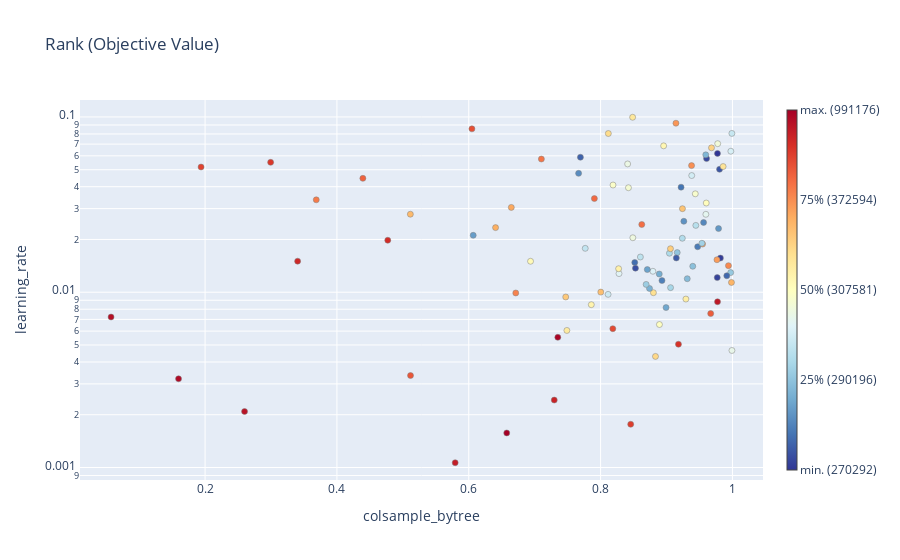

Write notebook code for a chart like this one.
### Code cell
optuna.visualization.plot_rank(study, params=['colsample_bytree', 'learning_rate'])

### Figure 1 — Plotly figure (JSON) as saved in the notebook; plotly's stock layout.template omitted (floating-point values rounded to 4 significant figures)
{"data": [{"hovertemplate": "%{hovertext}<extra></extra>", "hovertext": ["Trial #0<br>n_estimators: 767<br>learning_rate: 0.0015747097478395681<br>max_depth: 6<br>subsample: 0.097876301522088<br>colsample_bytree: 0.6576225020519517<br>min_child_weight: 16<br><b>Objective Value: 991176.2122694021</b>", "Trial #1<br>n_estimators: 58<br>learning_rate: 0.005530058961187191<br>max_depth: 3<br>subsample: 0.5193399160343608<br>colsample_bytree: 0.7350866876470932<br>min_child_weight: 11<br><b>Objective Value: 967606.3880668364</b>", "Trial #2<br>n_estimators: 937<br>learning_rate: 0.003348067119963998<br>max_depth: 1<br>subsample: 0.9701110567959943<br>colsample_bytree: 0.5116555677308053<br>min_child_weight: 14<br><b>Objective Value: 427039.5798937887</b>", "Trial #3<br>n_estimators: 305<br>learning_rate: 0.052771720083684116<br>max_depth: 1<br>subsample: 0.4206951473115537<br>colsample_bytree: 0.9379881397083131<br>min_child_weight: 7<br><b>Objective Value: 371266.45843115204</b>", "Trial #4<br>n_estimators: 229<br>learning_rate: 0.05507908907943347<br>max_depth: 4<br>subsample: 0.27140677840498123<br>colsample_bytree: 0.2994858850906477<br>min_child_weight: 18<br><b>Objective Value: 517270.5708360195</b>", "Trial #5<br>n_estimators: 334<br>learning_rate: 0.05179480274232127<br>max_depth: 10<br>subsample: 0.5377713403448408<br>colsample_bytree: 0.193909818562013<br>min_child_weight: 11<br><b>Objective Value: 457600.4785679549</b>", "Trial #6<br>n_estimators: 640<br>learning_rate: 0.0017643922352214994<br>max_depth: 5<br>subsample: 0.8371651197168583<br>colsample_bytree: 0.8456817270040443<br>min_child_weight: 15<br><b>Objective Value: 504397.7296297001</b>", "Trial #7<br>n_estimators: 364<br>learning_rate: 0.00320751776396155<br>max_depth: 6<br>subsample: 0.6819308098264235<br>colsample_bytree: 0.15975372455442<br>min_child_weight: 6<br><b>Objective Value: 957862.4322305212</b>", "Trial #8<br>n_estimators: 220<br>learning_rate: 0.006194307321913093<br>max_depth: 3<br>subsample: 0.767147953205339<br>colsample_bytree: 0.818526866331361<br>min_child_weight: 3<br><b>Objective Value: 429398.49869690544</b>", "Trial #9<br>n_estimators: 651<br>learning_rate: 0.00208677528307827<br>max_depth: 10<br>subsample: 0.817867757115086<br>colsample_bytree: 0.25988778558627673<br>min_child_weight: 20<br><b>Objective Value: 768067.2325432556</b>", "Trial #10<br>n_estimators: 65<br>learning_rate: 0.019798335142557497<br>max_depth: 1<br>subsample: 0.338519991617988<br>colsample_bytree: 0.47715862154578037<br>min_child_weight: 7<br><b>Objective Value: 641169.4154013235</b>", "Trial #11<br>n_estimators: 961<br>learning_rate: 0.014178186362282089<br>max_depth: 1<br>subsample: 0.9523700822522161<br>colsample_bytree: 0.9939678847177081<br>min_child_weight: 13<br><b>Objective Value: 376577.08912284684</b>", "Trial #12<br>n_estimators: 482<br>learning_rate: 0.018826937152783756<br>max_depth: 1<br>subsample: 0.4571967552145146<br>colsample_bytree: 0.9546677134697086<br>min_child_weight: 8<br><b>Objective Value: 365079.61418260046</b>", "Trial #13<br>n_estimators: 439<br>learning_rate: 0.02997242324710802<br>max_depth: 8<br>subsample: 0.4142508597330893<br>colsample_bytree: 0.9241566761968965<br>min_child_weight: 7<br><b>Objective Value: 341666.45478047227</b>", "Trial #14<br>n_estimators: 482<br>learning_rate: 0.02336985828800374<br>max_depth: 7<br>subsample: 0.19089227313150542<br>colsample_bytree: 0.6406745520216072<br>min_child_weight: 1<br><b>Objective Value: 350991.61970825394</b>", "Trial #15<br>n_estimators: 502<br>learning_rate: 0.03047653024623378<br>max_depth: 8<br>subsample: 0.12164385499855246<br>colsample_bytree: 0.6645587568033247<br>min_child_weight: 1<br><b>Objective Value: 353483.4977039164</b>", "Trial #16<br>n_estimators: 622<br>learning_rate: 0.033666958026211655<br>max_depth: 8<br>subsample: 0.20847692874348958<br>colsample_bytree: 0.3686644493882886<br>min_child_weight: 3<br><b>Objective Value: 378666.75498589984</b>", "Trial #17<br>n_estimators: 784<br>learning_rate: 0.0855139528241876<br>max_depth: 8<br>subsample: 0.22188023389585648<br>colsample_bytree: 0.6047784162218129<br>min_child_weight: 4<br><b>Objective Value: 428600.75330217776</b>", "Trial #18<br>n_estimators: 420<br>learning_rate: 0.009725482940255808<br>max_depth: 7<br>subsample: 0.6181725148593529<br>colsample_bytree: 0.8113872026823736<br>min_child_weight: 1<br><b>Objective Value: 298588.32660519716</b>", "Trial #19<br>n_estimators: 404<br>learning_rate: 0.012775651955040953<br>max_depth: 9<br>subsample: 0.6583142979681862<br>colsample_bytree: 0.8279296458764754<br>min_child_weight: 5<br><b>Objective Value: 299042.99145767535</b>", "Trial #20<br>n_estimators: 222<br>learning_rate: 0.010016135873957837<br>max_depth: 9<br>subsample: 0.6616203483148676<br>colsample_bytree: 0.8002858428057222<br>min_child_weight: 5<br><b>Objective Value: 344979.0776388899</b>", "Trial #21<br>n_estimators: 439<br>learning_rate: 0.009936533162881145<br>max_depth: 7<br>subsample: 0.625445082781176<br>colsample_bytree: 0.8801182554563154<br>min_child_weight: 9<br><b>Objective Value: 327690.08189804887</b>", "Trial #22<br>n_estimators: 408<br>learning_rate: 0.009393285461515546<br>max_depth: 7<br>subsample: 0.6239627040705646<br>colsample_bytree: 0.7470984620868367<br>min_child_weight: 9<br><b>Objective Value: 340079.2146918512</b>", "Trial #23<br>n_estimators: 557<br>learning_rate: 0.010511175974605826<br>max_depth: 9<br>subsample: 0.599173360043191<br>colsample_bytree: 0.8741874749194374<br>min_child_weight: 2<br><b>Objective Value: 284926.7862693686</b>", "Trial #24<br>n_estimators: 556<br>learning_rate: 0.006052205015940405<br>max_depth: 9<br>subsample: 0.7206631846553148<br>colsample_bytree: 0.748869193533001<br>min_child_weight: 2<br><b>Objective Value: 315829.6284177592</b>", "Trial #25<br>n_estimators: 693<br>learning_rate: 0.01316771530574905<br>max_depth: 9<br>subsample: 0.5587048761176324<br>colsample_bytree: 0.8793477210154363<br>min_child_weight: 4<br><b>Objective Value: 298731.6268115444</b>", "Trial #26<br>n_estimators: 755<br>learning_rate: 0.0010647437615680128<br>max_depth: 10<br>subsample: 0.5294468322178767<br>colsample_bytree: 0.5793999761834137<br>min_child_weight: 3<br><b>Objective Value: 723103.9218672968</b>", "Trial #27<br>n_estimators: 575<br>learning_rate: 0.004303596003483651<br>max_depth: 9<br>subsample: 0.58387487005674<br>colsample_bytree: 0.8832541836361401<br>min_child_weight: 1<br><b>Objective Value: 328059.268750996</b>", "Trial #28<br>n_estimators: 704<br>learning_rate: 0.00722133514132744<br>max_depth: 7<br>subsample: 0.36249442437953855<br>colsample_bytree: 0.057362758571058936<br>min_child_weight: 4<br><b>Objective Value: 932212.395475336</b>", "Trial #29<br>n_estimators: 846<br>learning_rate: 0.015018616654259595<br>max_depth: 5<br>subsample: 0.4932881898706438<br>colsample_bytree: 0.6937206964526362<br>min_child_weight: 2<br><b>Objective Value: 308315.18672839936</b>", "Trial #30<br>n_estimators: 826<br>learning_rate: 0.00848870230404822<br>max_depth: 6<br>subsample: 0.5800844851984811<br>colsample_bytree: 0.7859032882121675<br>min_child_weight: 5<br><b>Objective Value: 312040.269083578</b>", "Trial #31<br>n_estimators: 563<br>learning_rate: 0.012945069893578007<br>max_depth: 9<br>subsample: 0.7319990164020926<br>colsample_bytree: 0.9973535521002292<br>min_child_weight: 5<br><b>Objective Value: 291337.79006914544</b>", "Trial #32<br>n_estimators: 554<br>learning_rate: 0.012412693647244826<br>max_depth: 9<br>subsample: 0.7472859412820001<br>colsample_bytree: 0.9914377891521898<br>min_child_weight: 2<br><b>Objective Value: 275257.77608150814</b>", "Trial #33<br>n_estimators: 586<br>learning_rate: 0.004652670085847571<br>max_depth: 10<br>subsample: 0.8926792710475189<br>colsample_bytree: 0.9992652515084917<br>min_child_weight: 2<br><b>Objective Value: 299712.0940093663</b>", "Trial #34<br>n_estimators: 530<br>learning_rate: 0.016837805929797316<br>max_depth: 8<br>subsample: 0.7449732261944209<br>colsample_bytree: 0.9162391766950476<br>min_child_weight: 1<br><b>Objective Value: 290355.7004190787</b>", "Trial #35<br>n_estimators: 530<br>learning_rate: 0.018172545153524993<br>max_depth: 8<br>subsample: 0.7307412884471196<br>colsample_bytree: 0.9472302080321188<br>min_child_weight: 2<br><b>Objective Value: 277515.6157402743</b>", "Trial #36<br>n_estimators: 513<br>learning_rate: 0.020315446065176403<br>max_depth: 8<br>subsample: 0.8207772478954257<br>colsample_bytree: 0.9239802258123772<br>min_child_weight: 3<br><b>Objective Value: 296312.42571053875</b>", "Trial #37<br>n_estimators: 674<br>learning_rate: 0.02539832131671421<br>max_depth: 10<br>subsample: 0.7783876775096477<br>colsample_bytree: 0.9262731212630596<br>min_child_weight: 2<br><b>Objective Value: 280452.93634444854</b>", "Trial #38<br>n_estimators: 699<br>learning_rate: 0.036431562431461256<br>max_depth: 10<br>subsample: 0.8687009851559817<br>colsample_bytree: 0.9436489399905371<br>min_child_weight: 6<br><b>Objective Value: 307295.3685835568</b>", "Trial #39<br>n_estimators: 909<br>learning_rate: 0.04464536831775226<br>max_depth: 10<br>subsample: 0.7812135295394742<br>colsample_bytree: 0.43936990795454056<br>min_child_weight: 12<br><b>Objective Value: 406798.3023617536</b>", "Trial #40<br>n_estimators: 617<br>learning_rate: 0.024344160262881425<br>max_depth: 9<br>subsample: 0.9926009965267614<br>colsample_bytree: 0.8624781993176509<br>min_child_weight: 17<br><b>Objective Value: 387887.9176804833</b>", "Trial #41<br>n_estimators: 534<br>learning_rate: 0.015684102399832076<br>max_depth: 8<br>subsample: 0.7223910708375313<br>colsample_bytree: 0.9148501256444609<br>min_child_weight: 2<br><b>Objective Value: 274497.7952707665</b>", "Trial #42<br>n_estimators: 670<br>learning_rate: 0.025000716602826913<br>max_depth: 10<br>subsample: 0.6999877783778806<br>colsample_bytree: 0.9562366888236147<br>min_child_weight: 2<br><b>Objective Value: 277867.4255822706</b>", "Trial #43<br>n_estimators: 668<br>learning_rate: 0.024063289410580745<br>max_depth: 10<br>subsample: 0.7092480745304313<br>colsample_bytree: 0.9444444187311857<br>min_child_weight: 4<br><b>Objective Value: 296635.0369963813</b>", "Trial #44<br>n_estimators: 744<br>learning_rate: 0.07039038889925461<br>max_depth: 10<br>subsample: 0.7849457934713447<br>colsample_bytree: 0.9776213238581749<br>min_child_weight: 3<br><b>Objective Value: 304560.93577009405</b>", "Trial #45<br>n_estimators: 301<br>learning_rate: 0.03974830700412043<br>max_depth: 4<br>subsample: 0.9296884783275827<br>colsample_bytree: 0.9220712004014767<br>min_child_weight: 2<br><b>Objective Value: 276898.51350169344</b>", "Trial #46<br>n_estimators: 88<br>learning_rate: 0.04766352769468869<br>max_depth: 3<br>subsample: 0.938767683609711<br>colsample_bytree: 0.7666264391865456<br>min_child_weight: 2<br><b>Objective Value: 277929.65022807993</b>", "Trial #47<br>n_estimators: 298<br>learning_rate: 0.05754334751825591<br>max_depth: 4<br>subsample: 0.9144363160566588<br>colsample_bytree: 0.7101689183265032<br>min_child_weight: 20<br><b>Objective Value: 387433.57137493975</b>", "Trial #48<br>n_estimators: 149<br>learning_rate: 0.039467070037816764<br>max_depth: 4<br>subsample: 0.8499053441875789<br>colsample_bytree: 0.8422455495823975<br>min_child_weight: 6<br><b>Objective Value: 304641.97837331274</b>", "Trial #49<br>n_estimators: 463<br>learning_rate: 0.016689937186009356<br>max_depth: 6<br>subsample: 0.808193867209028<br>colsample_bytree: 0.9044189128183897<br>min_child_weight: 4<br><b>Objective Value: 296129.65102130576</b>", "Trial #50<br>n_estimators: 291<br>learning_rate: 0.027838206291082062<br>max_depth: 2<br>subsample: 0.6862601035902712<br>colsample_bytree: 0.9596904594758772<br>min_child_weight: 1<br><b>Objective Value: 299230.5957550863</b>", "Trial #51<br>n_estimators: 108<br>learning_rate: 0.058908532372820725<br>max_depth: 3<br>subsample: 0.9434758098588533<br>colsample_bytree: 0.7693936951145406<br>min_child_weight: 2<br><b>Objective Value: 275158.90359793504</b>", "Trial #52<br>n_estimators: 358<br>learning_rate: 0.06666819726091706<br>max_depth: 2<br>subsample: 0.8894716836532949<br>colsample_bytree: 0.9682209834156779<br>min_child_weight: 3<br><b>Objective Value: 331002.3123041739</b>", "Trial #53<br>n_estimators: 148<br>learning_rate: 0.09211450344302648<br>max_depth: 5<br>subsample: 0.9528970872157627<br>colsample_bytree: 0.9143029580629253<br>min_child_weight: 14<br><b>Objective Value: 369050.01442677487</b>", "Trial #54<br>n_estimators: 251<br>learning_rate: 0.020452192791982148<br>max_depth: 3<br>subsample: 0.9213151729847985<br>colsample_bytree: 0.8489045655995282<br>min_child_weight: 3<br><b>Objective Value: 301930.6586735247</b>", "Trial #55<br>n_estimators: 622<br>learning_rate: 0.04089145644220214<br>max_depth: 2<br>subsample: 0.9821671692669844<br>colsample_bytree: 0.8188605225930284<br>min_child_weight: 1<br><b>Objective Value: 307355.29496083903</b>", "Trial #56<br>n_estimators: 143<br>learning_rate: 0.05786000603512397<br>max_depth: 3<br>subsample: 0.8557992767162631<br>colsample_bytree: 0.9607612996012228<br>min_child_weight: 2<br><b>Objective Value: 273149.9128264799</b>", "Trial #57<br>n_estimators: 162<br>learning_rate: 0.06841325297884324<br>max_depth: 3<br>subsample: 0.8650352251387403<br>colsample_bytree: 0.895626391237767<br>min_child_weight: 4<br><b>Objective Value: 309493.6521632684</b>", "Trial #58<br>n_estimators: 95<br>learning_rate: 0.08056482217174457<br>max_depth: 4<br>subsample: 0.8422798023540168<br>colsample_bytree: 0.999164816278818<br>min_child_weight: 3<br><b>Objective Value: 298386.9986106561</b>", "Trial #59<br>n_estimators: 192<br>learning_rate: 0.053937450520917<br>max_depth: 4<br>subsample: 0.8979220906548656<br>colsample_bytree: 0.8410267371520366<br>min_child_weight: 5<br><b>Objective Value: 300548.9533628769</b>", "Trial #60<br>n_estimators: 61<br>learning_rate: 0.03422882039385029<br>max_depth: 3<br>subsample: 0.7498233898971235<br>colsample_bytree: 0.7905642979797429<br>min_child_weight: 10<br><b>Objective Value: 392032.44745411613</b>", "Trial #61<br>n_estimators: 378<br>learning_rate: 0.03227644136632952<br>max_depth: 2<br>subsample: 0.6835485449979386<br>colsample_bytree: 0.960264301059156<br>min_child_weight: 2<br><b>Objective Value: 307801.92919397226</b>", "Trial #62<br>n_estimators: 468<br>learning_rate: 0.06079211829640183<br>max_depth: 5<br>subsample: 0.8077864346472226<br>colsample_bytree: 0.9595512293405737<br>min_child_weight: 1<br><b>Objective Value: 286079.1897737414</b>", "Trial #63<br>n_estimators: 113<br>learning_rate: 0.017709102647134607<br>max_depth: 8<br>subsample: 0.6454419298871065<br>colsample_bytree: 0.9060141818468257<br>min_child_weight: 2<br><b>Objective Value: 332868.01893634617</b>", "Trial #64<br>n_estimators: 250<br>learning_rate: 0.011080751597149614<br>max_depth: 3<br>subsample: 0.7594917938046228<br>colsample_bytree: 0.8690791377762517<br>min_child_weight: 2<br><b>Objective Value: 292532.38189446076</b>", "Trial #65<br>n_estimators: 525<br>learning_rate: 0.04632095818267243<br>max_depth: 9<br>subsample: 0.707235930235366<br>colsample_bytree: 0.9382372685456845<br>min_child_weight: 1<br><b>Objective Value: 298658.4111805696</b>", "Trial #66<br>n_estimators: 597<br>learning_rate: 0.027869175990688944<br>max_depth: 7<br>subsample: 0.951819961433146<br>colsample_bytree: 0.5113939490401362<br>min_child_weight: 6<br><b>Objective Value: 346527.09973739565</b>", "Trial #67<br>n_estimators: 180<br>learning_rate: 0.007555540352031651<br>max_depth: 6<br>subsample: 0.8717276947480823<br>colsample_bytree: 0.967009223726897<br>min_child_weight: 3<br><b>Objective Value: 410800.068801521</b>", "Trial #68<br>n_estimators: 129<br>learning_rate: 0.015041245544878153<br>max_depth: 8<br>subsample: 0.8352248523149839<br>colsample_bytree: 0.34040288481287<br>min_child_weight: 4<br><b>Objective Value: 647323.2793650747</b>", "Trial #69<br>n_estimators: 494<br>learning_rate: 0.021121107366727548<br>max_depth: 3<br>subsample: 0.8037761931046817<br>colsample_bytree: 0.606763574595717<br>min_child_weight: 2<br><b>Objective Value: 281386.739771793</b>", "Trial #70<br>n_estimators: 431<br>learning_rate: 0.011656140509026405<br>max_depth: 5<br>subsample: 0.6611926904796707<br>colsample_bytree: 0.8931194910455122<br>min_child_weight: 1<br><b>Objective Value: 277771.76538764697</b>", "Trial #71<br>n_estimators: 320<br>learning_rate: 0.013469724396425149<br>max_depth: 5<br>subsample: 0.6499668431976147<br>colsample_bytree: 0.870865434655096<br>min_child_weight: 1<br><b>Objective Value: 282321.38118184323</b>", "Trial #72<br>n_estimators: 383<br>learning_rate: 0.011944078393653263<br>max_depth: 4<br>subsample: 0.7130350350258944<br>colsample_bytree: 0.9314484830485289<br>min_child_weight: 3<br><b>Objective Value: 288919.31162420893</b>", "Trial #73<br>n_estimators: 445<br>learning_rate: 0.008173281531424407<br>max_depth: 4<br>subsample: 0.608583060692273<br>colsample_bytree: 0.8992682376209838<br>min_child_weight: 2<br><b>Objective Value: 282477.63705467957</b>", "Trial #74<br>n_estimators: 545<br>learning_rate: 0.015664659062925718<br>max_depth: 4<br>subsample: 0.6705684320796932<br>colsample_bytree: 0.981748901225078<br>min_child_weight: 1<br><b>Objective Value: 272037.72343176877</b>", "Trial #75<br>n_estimators: 531<br>learning_rate: 0.015324494372434255<br>max_depth: 4<br>subsample: 0.054826663132496345<br>colsample_bytree: 0.9765131660692343<br>min_child_weight: 1<br><b>Objective Value: 365250.71848725586</b>", "Trial #76<br>n_estimators: 539<br>learning_rate: 0.011372680140325568<br>max_depth: 5<br>subsample: 0.7362922824219973<br>colsample_bytree: 0.9985138365858787<br>min_child_weight: 19<br><b>Objective Value: 348576.1129691935</b>", "Trial #77<br>n_estimators: 419<br>learning_rate: 0.08046769181985712<br>max_depth: 4<br>subsample: 0.5154352958951265<br>colsample_bytree: 0.8117480000612605<br>min_child_weight: 1<br><b>Objective Value: 327760.41005420225</b>", "Trial #78<br>n_estimators: 504<br>learning_rate: 0.006542860018512191<br>max_depth: 5<br>subsample: 0.572919069401166<br>colsample_bytree: 0.889244194170689<br>min_child_weight: 4<br><b>Objective Value: 307360.4133943743</b>", "Trial #79<br>n_estimators: 343<br>learning_rate: 0.017799041769245655<br>max_depth: 3<br>subsample: 0.6708678624357037<br>colsample_bytree: 0.776705645433453<br>min_child_weight: 3<br><b>Objective Value: 297398.4887989046</b>", "Trial #80<br>n_estimators: 597<br>learning_rate: 0.009140366210272768<br>max_depth: 5<br>subsample: 0.6332377204988515<br>colsample_bytree: 0.9293669696138013<br>min_child_weight: 7<br><b>Objective Value: 314562.76315447537</b>", "Trial #81<br>n_estimators: 652<br>learning_rate: 0.023081997289330084<br>max_depth: 8<br>subsample: 0.6752728257339392<br>colsample_bytree: 0.978922840323674<br>min_child_weight: 2<br><b>Objective Value: 281097.19050791336</b>", "Trial #82<br>n_estimators: 556<br>learning_rate: 0.019023827631761487<br>max_depth: 9<br>subsample: 0.7778172593798017<br>colsample_bytree: 0.9536951689679063<br>min_child_weight: 1<br><b>Objective Value: 293804.47476819635</b>", "Trial #83<br>n_estimators: 261<br>learning_rate: 0.014782694710634744<br>max_depth: 4<br>subsample: 0.6962125526450589<br>colsample_bytree: 0.8518303402370606<br>min_child_weight: 2<br><b>Objective Value: 275740.20227306656</b>", "Trial #84<br>n_estimators: 267<br>learning_rate: 0.01372099808298194<br>max_depth: 4<br>subsample: 0.7320389714765959<br>colsample_bytree: 0.8528850582325891<br>min_child_weight: 2<br><b>Objective Value: 273350.3524637593</b>", "Trial #85<br>n_estimators: 276<br>learning_rate: 0.0024257148914254554<br>max_depth: 4<br>subsample: 0.9972935433854189<br>colsample_bytree: 0.7296866768947368<br>min_child_weight: 3<br><b>Objective Value: 687454.2321697995</b>", "Trial #86<br>n_estimators: 202<br>learning_rate: 0.09958419934680698<br>max_depth: 3<br>subsample: 0.7332325648282163<br>colsample_bytree: 0.8485962644614095<br>min_child_weight: 5<br><b>Objective Value: 318586.97781114967</b>", "Trial #87<br>n_estimators: 232<br>learning_rate: 0.013619582024204166<br>max_depth: 2<br>subsample: 0.9296929540478228<br>colsample_bytree: 0.8273352220227105<br>min_child_weight: 2<br><b>Objective Value: 312668.4110167654</b>", "Trial #88<br>n_estimators: 279<br>learning_rate: 0.015883278593836682<br>max_depth: 3<br>subsample: 0.7947515125217174<br>colsample_bytree: 0.8603701667373408<br>min_child_weight: 3<br><b>Objective Value: 296769.94755700603</b>", "Trial #89<br>n_estimators: 210<br>learning_rate: 0.009903492102274194<br>max_depth: 4<br>subsample: 0.9642829236192442<br>colsample_bytree: 0.6713260428132333<br>min_child_weight: 4<br><b>Objective Value: 378372.16975080245</b>", "Trial #90<br>n_estimators: 174<br>learning_rate: 0.005049522721076768<br>max_depth: 4<br>subsample: 0.7563688667238182<br>colsample_bytree: 0.918120490261767<br>min_child_weight: 16<br><b>Objective Value: 569741.6744239106</b>", "Trial #91<br>n_estimators: 317<br>learning_rate: 0.012704040966153605<br>max_depth: 6<br>subsample: 0.6945716988240076<br>colsample_bytree: 0.8889852466535264<br>min_child_weight: 1<br><b>Objective Value: 284555.68107195455</b>", "Trial #92<br>n_estimators: 464<br>learning_rate: 0.014064666331277786<br>max_depth: 4<br>subsample: 0.4431965556986735<br>colsample_bytree: 0.9397995367825995<br>min_child_weight: 2<br><b>Objective Value: 289717.3889813304</b>", "Trial #93<br>n_estimators: 241<br>learning_rate: 0.010622664630583744<br>max_depth: 5<br>subsample: 0.7193739825729428<br>colsample_bytree: 0.9061210994878803<br>min_child_weight: 1<br><b>Objective Value: 295939.60560885386</b>", "Trial #94<br>n_estimators: 266<br>learning_rate: 0.012115254452103034<br>max_depth: 3<br>subsample: 0.8318866284387427<br>colsample_bytree: 0.9769807658251113<br>min_child_weight: 2<br><b>Objective Value: 272508.44364530296</b>", "Trial #95<br>n_estimators: 88<br>learning_rate: 0.050280444803760704<br>max_depth: 3<br>subsample: 0.9054105733250496<br>colsample_bytree: 0.9804444539308715<br>min_child_weight: 2<br><b>Objective Value: 273404.9996643722</b>", "Trial #96<br>n_estimators: 85<br>learning_rate: 0.052115982854552545<br>max_depth: 2<br>subsample: 0.9059937987214814<br>colsample_bytree: 0.9858799346592287<br>min_child_weight: 3<br><b>Objective Value: 322438.1442171146</b>", "Trial #97<br>n_estimators: 109<br>learning_rate: 0.0619445135373586<br>max_depth: 3<br>subsample: 0.8268357742748957<br>colsample_bytree: 0.9772905378964677<br>min_child_weight: 2<br><b>Objective Value: 270292.19721425517</b>", "Trial #98<br>n_estimators: 52<br>learning_rate: 0.008824891528542997<br>max_depth: 3<br>subsample: 0.8746194459849459<br>colsample_bytree: 0.9773902107867938<br>min_child_weight: 2<br><b>Objective Value: 758791.7451984605</b>", "Trial #99<br>n_estimators: 123<br>learning_rate: 0.06375179548303568<br>max_depth: 3<br>subsample: 0.8213812696792638<br>colsample_bytree: 0.9975863054051007<br>min_child_weight: 3<br><b>Objective Value: 298713.3587878701</b>"], "marker": {"color": ["rgb(165.0, 0.0, 38.0)", "rgb(170.0, 5.0, 38.0)", "rgb(233.0, 86.0, 56.0)", "rgb(249.0, 143.0, 83.0)", "rgb(218.0, 55.0, 42.0)", "rgb(224.0, 67.0, 48.0)", "rgb(221.0, 61.0, 45.0)", "rgb(175.0, 10.0, 38.0)", "rgb(227.0, 73.0, 51.0)", "rgb(185.0, 19.0, 38.0)", "rgb(210.0, 44.0, 39.0)", "rgb(248.0, 137.0, 80.0)", "rgb(251.0, 163.0, 92.0)", "rgb(253.0, 196.0, 117.0)", "rgb(253.0, 176.0, 98.0)", "rgb(252.0, 169.0, 95.0)", "rgb(246.0, 123.0, 74.0)", "rgb(230.0, 79.0, 53.0)", "rgb(205.0, 234.0, 243.0)", "rgb(225.0, 243.0, 246.0)", "rgb(253.0, 191.0, 113.0)", "rgb(254.0, 225.0, 146.0)", "rgb(254.0, 201.0, 122.0)", "rgb(123.0, 178.0, 212.0)", "rgb(254.0, 235.0, 160.0)", "rgb(221.0, 241.0, 247.0)", "rgb(195.0, 29.0, 39.0)", "rgb(254.0, 216.0, 136.0)", "rgb(180.0, 15.0, 38.0)", "rgb(255.0, 250.0, 184.0)", "rgb(255.0, 244.0, 174.0)", "rgb(150.0, 201.0, 224.0)", "rgb(65.0, 105.0, 174.0)", "rgb(232.0, 246.0, 234.0)", "rgb(145.0, 196.0, 222.0)", "rgb(74.0, 123.0, 183.0)", "rgb(178.0, 220.0, 235.0)", "rgb(93.0, 146.0, 195.0)", "rgb(247.0, 252.0, 205.0)", "rgb(239.0, 98.0, 62.0)", "rgb(244.0, 110.0, 68.0)", "rgb(61.0, 92.0, 168.0)", "rgb(84.0, 135.0, 189.0)", "rgb(183.0, 223.0, 236.0)", "rgb(241.0, 250.0, 217.0)", "rgb(69.0, 118.0, 180.0)", "rgb(88.0, 140.0, 192.0)", "rgb(245.0, 117.0, 71.0)", "rgb(244.0, 251.0, 211.0)", "rgb(173.0, 218.0, 233.0)", "rgb(228.0, 245.0, 240.0)", "rgb(63.0, 99.0, 171.0)", "rgb(254.0, 211.0, 132.0)", "rgb(250.0, 150.0, 86.0)", "rgb(238.0, 248.0, 223.0)", "rgb(250.0, 253.0, 200.0)", "rgb(55.0, 73.0, 158.0)", "rgb(255.0, 247.0, 179.0)", "rgb(199.0, 231.0, 241.0)", "rgb(235.0, 247.0, 228.0)", "rgb(242.0, 104.0, 65.0)", "rgb(255.0, 253.0, 189.0)", "rgb(128.0, 183.0, 214.0)", "rgb(254.0, 206.0, 127.0)", "rgb(156.0, 205.0, 226.0)", "rgb(210.0, 236.0, 244.0)", "rgb(253.0, 186.0, 108.0)", "rgb(236.0, 92.0, 59.0)", "rgb(205.0, 39.0, 39.0)", "rgb(103.0, 157.0, 201.0)", "rgb(79.0, 129.0, 186.0)", "rgb(107.0, 163.0, 204.0)", "rgb(134.0, 187.0, 217.0)", "rgb(112.0, 168.0, 207.0)", "rgb(51.0, 60.0, 152.0)", "rgb(251.0, 156.0, 89.0)", "rgb(253.0, 181.0, 103.0)", "rgb(254.0, 221.0, 141.0)", "rgb(253.0, 254.0, 194.0)", "rgb(194.0, 228.0, 240.0)", "rgb(254.0, 238.0, 165.0)", "rgb(98.0, 152.0, 198.0)", "rgb(162.0, 209.0, 229.0)", "rgb(67.0, 111.0, 177.0)", "rgb(57.0, 79.0, 162.0)", "rgb(200.0, 34.0, 39.0)", "rgb(254.0, 232.0, 155.0)", "rgb(255.0, 241.0, 170.0)", "rgb(189.0, 226.0, 238.0)", "rgb(247.0, 130.0, 77.0)", "rgb(215.0, 49.0, 39.0)", "rgb(117.0, 174.0, 209.0)", "rgb(139.0, 192.0, 219.0)", "rgb(167.0, 214.0, 231.0)", "rgb(53.0, 67.0, 155.0)", "rgb(59.0, 86.0, 165.0)", "rgb(254.0, 228.0, 151.0)", "rgb(49.0, 54.0, 149.0)", "rgb(190.0, 24.0, 39.0)", "rgb(215.0, 239.0, 246.0)"], "line": {"color": "Grey", "width": 0.5}}, "mode": "markers", "showlegend": false, "type": "scatter", "x": [0.6576, 0.7351, 0.5117, 0.938, 0.2995, 0.1939, 0.8457, 0.1598, 0.8185, 0.2599, 0.4772, 0.994, 0.9547, 0.9242, 0.6407, 0.6646, 0.3687, 0.6048, 0.8114, 0.8279, 0.8003, 0.8801, 0.7471, 0.8742, 0.7489, 0.8793, 0.5794, 0.8833, 0.05736, 0.6937, 0.7859, 0.9974, 0.9914, 0.9993, 0.9162, 0.9472, 0.924, 0.9263, 0.9436, 0.4394, 0.8625, 0.9149, 0.9562, 0.9444, 0.9776, 0.9221, 0.7666, 0.7102, 0.8422, 0.9044, 0.9597, 0.7694, 0.9682, 0.9143, 0.8489, 0.8189, 0.9608, 0.8956, 0.9992, 0.841, 0.7906, 0.9603, 0.9596, 0.906, 0.8691, 0.9382, 0.5114, 0.967, 0.3404, 0.6068, 0.8931, 0.8709, 0.9314, 0.8993, 0.9817, 0.9765, 0.9985, 0.8117, 0.8892, 0.7767, 0.9294, 0.9789, 0.9537, 0.8518, 0.8529, 0.7297, 0.8486, 0.8273, 0.8604, 0.6713, 0.9181, 0.889, 0.9398, 0.9061, 0.977, 0.9804, 0.9859, 0.9773, 0.9774, 0.9976], "y": [0.001575, 0.00553, 0.003348, 0.05277, 0.05508, 0.05179, 0.001764, 0.003208, 0.006194, 0.002087, 0.0198, 0.01418, 0.01883, 0.02997, 0.02337, 0.03048, 0.03367, 0.08551, 0.009725, 0.01278, 0.01002, 0.009937, 0.009393, 0.01051, 0.006052, 0.01317, 0.001065, 0.004304, 0.007221, 0.01502, 0.008489, 0.01295, 0.01241, 0.004653, 0.01684, 0.01817, 0.02032, 0.0254, 0.03643, 0.04465, 0.02434, 0.01568, 0.025, 0.02406, 0.07039, 0.03975, 0.04766, 0.05754, 0.03947, 0.01669, 0.02784, 0.05891, 0.06667, 0.09211, 0.02045, 0.04089, 0.05786, 0.06841, 0.08056, 0.05394, 0.03423, 0.03228, 0.06079, 0.01771, 0.01108, 0.04632, 0.02787, 0.007556, 0.01504, 0.02112, 0.01166, 0.01347, 0.01194, 0.008173, 0.01566, 0.01532, 0.01137, 0.08047, 0.006543, 0.0178, 0.00914, 0.02308, 0.01902, 0.01478, 0.01372, 0.002426, 0.09958, 0.01362, 0.01588, 0.009903, 0.00505, 0.0127, 0.01406, 0.01062, 0.01212, 0.05028, 0.05212, 0.06194, 0.008825, 0.06375]}, {"hoverinfo": "none", "marker": {"cmax": 1, "cmin": 0, "colorbar": {"thickness": 10, "ticktext": ["min. (270292)", "25% (290196)", "50% (307581)", "75% (372594)", "max. (991176)"], "tickvals": [0, 0.25, 0.5, 0.75, 1]}, "colorscale": [[0, "rgb(49,54,149)"], [0.1, "rgb(69,117,180)"], [0.2, "rgb(116,173,209)"], [0.3, "rgb(171,217,233)"], [0.4, "rgb(224,243,248)"], [0.5, "rgb(255,255,191)"], [0.6, "rgb(254,224,144)"], [0.7, "rgb(253,174,97)"], [0.8, "rgb(244,109,67)"], [0.9, "rgb(215,48,39)"], [1, "rgb(165,0,38)"]], "showscale": true}, "mode": "markers", "showlegend": false, "type": "scatter", "x": [null], "y": [null]}], "layout": {"title": {"text": "Rank (Objective Value)"}, "xaxis": {"range": [0.01027, 1.046], "title": {"text": "colsample_bytree"}}, "yaxis": {"range": [-3.071, -0.9033], "title": {"text": "learning_rate"}, "type": "log"}}}
